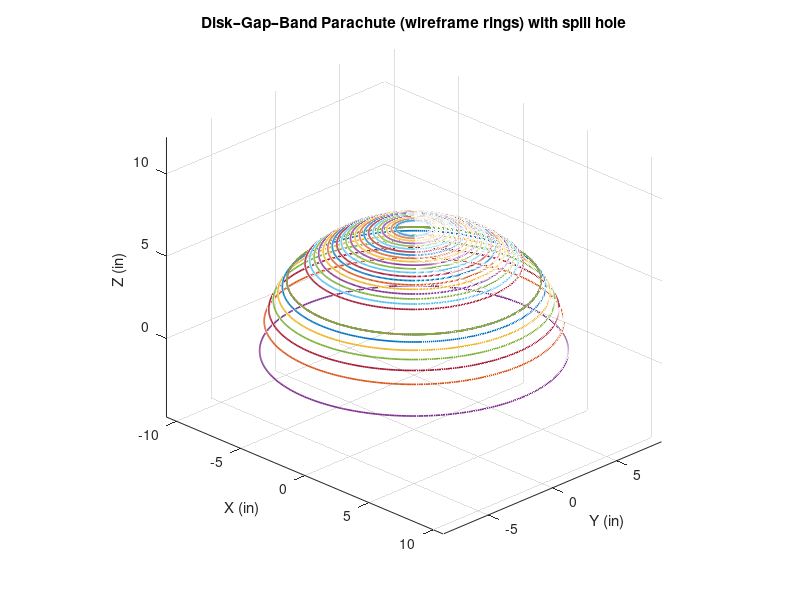
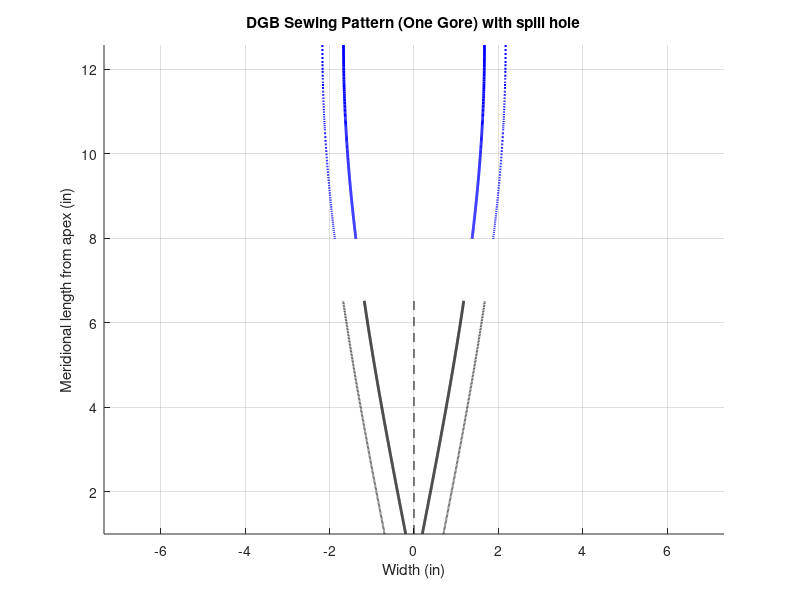

Write the MATLAB code that produced these figures, in order. (Note: this script raises an error after producing the figures.)
%% Disk–Gap–Band (DGB) Parachute Visualization + Sewing Pattern (One Gore)
% Includes a center spill hole (vent).
clear; close all; clc;

%% ===================== USER INPUTS (inches) =====================
Rdisk = 6;     % disk radius
Rgap  = 1;     % gap width (open space)
Rband = 1.5;     % band width (fabric from gap edge to skirt)

Rspill = 1;     % SPILL HOLE radius (in)  <-- set to 0 for no spillhole

numS = 16;      % number of gores / chute sections
seam = 0.5;     % seam allowance (in)

% Plot resolution
dr = 0.25;      % radial step for 3D rings (smaller = smoother)
M  = 1200;      % resolution for sewing pattern unwrapping

%% ===================== BASIC CHECKS =====================
if Rspill < 0
    error("Rspill must be >= 0.");
end
if Rspill >= Rdisk
    error("Rspill must be smaller than Rdisk (spill hole must fit inside the disk).");
end

%% ===================== DERIVED DIMENSIONS =====================
Rtot = Rdisk + Rgap + Rband;   % total radius at skirt
Zmax = Rdisk + Rband;          % height scale (kept from your Script 1 idea)
A    = Rtot;                   % base radius for profile
b    = Zmax;                   % max height for profile

% Canopy profile (similar look to your Script 2 rings):
% z(r) = b * sqrt( 1 - (r/A)^2 ),  r in [0, A]
z_of_r = @(r) b .* sqrt(max(0, 1 - (r./A).^2));

%% ===================== FIGURE 1: 3D DGB WIREFRAME RINGS =====================
figure(1); clf; hold on; grid on;
axis equal; view(45,25);
title("Disk–Gap–Band Parachute (wireframe rings) with spill hole");
xlabel("X (in)"); ylabel("Y (in)"); zlabel("Z (in)");

theta = linspace(0, 2*pi, 400);

for r = 0:dr:A
    z = z_of_r(r);

    % --- SPILLHOLE: skip anything inside the vent radius ---
    if r < Rspill
        continue;
    end

    if r <= Rdisk
        % Disk region: draw ring at radius r
        X = r*cos(theta);
        Y = r*sin(theta);
        plot3(X, Y, z*ones(size(X)), 'LineWidth', 1.2);

    elseif r <= (Rdisk + Rgap)
        % Gap region: skip drawing (open space)
        continue;

    else
        % Band region: draw ring at radius r
        Xo = r*cos(theta);
        Yo = r*sin(theta);
        plot3(Xo, Yo, z*ones(size(Xo)), 'LineWidth', 1.2);

        % Also draw the inner edge of the band (gap boundary) for reference
        rin = (Rdisk + Rgap);
        zi  = z_of_r(rin);
        Xi = rin*cos(theta);
        Yi = rin*sin(theta);
        plot3(Xi, Yi, zi*ones(size(Xi)), 'LineWidth', 1.2);
    end
end

% Draw the spillhole ring explicitly (nice visual)
if Rspill > 0
    zspill = z_of_r(Rspill);
    Xs = Rspill*cos(theta);
    Ys = Rspill*sin(theta);
    plot3(Xs, Ys, zspill*ones(size(Xs)), 'LineWidth', 2.0);
end

%% ===================== FIGURE 2: SEWING PATTERN (ONE GORE) =====================
% Unwrap into meridional distance y and gore half-width x(y).
% Gap means: no fabric between r=Rdisk and r=Rdisk+Rgap.
% Spill hole means: no fabric between r=0 and r=Rspill (disk starts at Rspill).

% Create r grid
r = linspace(0, A, M);
z = z_of_r(r);

% dz/dr numerically
dzdr = gradient(z, r);

% Meridional distance from apex
dsdr = sqrt(1 + dzdr.^2);
y = cumtrapz(r, dsdr);     % y(0)=0 at apex

% Gore half-width
xHalf = (pi/numS) .* r;

% Masks for fabric pieces
maskDisk = (r >= Rspill) & (r <= Rdisk);                 % disk fabric starts at spillhole
maskBand = (r >= (Rdisk + Rgap)) & (r <= Rtot);          % band fabric

% Extract curves
yDisk = y(maskDisk);  xDisk = xHalf(maskDisk);
yBand = y(maskBand);  xBand = xHalf(maskBand);

% Seam allowance (simple x expansion)
xDisk_seam = xDisk + seam;
xBand_seam = xBand + seam;

% Useful y-locations for cut boundaries
ySpill     = interp1(r, y, Rspill, 'linear', 'extrap');
yDiskEnd   = interp1(r, y, Rdisk, 'linear', 'extrap');
yBandStart = interp1(r, y, (Rdisk + Rgap), 'linear', 'extrap');
ySkirt     = y(end);

figure(2); clf; hold on; axis equal; grid on;
title("DGB Sewing Pattern (One Gore) with spill hole");
xlabel("Width (in)"); ylabel("Meridional length from apex (in)");

% ---- Disk gore outline ----
plot( xDisk, yDisk, 'k', 'LineWidth', 2);
plot(-xDisk, yDisk, 'k', 'LineWidth', 2);
plot([0 0], [ySpill yDiskEnd], '--k');   % centerline only across disk fabric region

% seam allowance (dotted)
plot( xDisk_seam, yDisk, ':k', 'LineWidth', 1.5);
plot(-xDisk_seam, yDisk, ':k', 'LineWidth', 1.5);

% ---- Band gore outline ----
plot( xBand, yBand, 'b', 'LineWidth', 2);
plot(-xBand, yBand, 'b', 'LineWidth', 2);
plot( xBand_seam, yBand, ':b', 'LineWidth', 1.5);
plot(-xBand_seam, yBand, ':b', 'LineWidth', 1.5);

% ---- Mark NO-FABRIC regions ----
% Spill hole region marker
yline(ySpill, '--m', 'Spill hole edge / cut');
text(0, ySpill/2, "SPILL HOLE (no fabric)", ...
    'HorizontalAlignment','center', 'Color','m', 'FontWeight','bold');

% Gap region marker
yline(yDiskEnd,   '--r', 'Disk edge / cut');
yline(yBandStart, '--r', 'Band starts / cut');
text(0, (yDiskEnd + yBandStart)/2, "GAP (no fabric)", ...
    'HorizontalAlignment','center', 'Color','r', 'FontWeight','bold');

% Annotation: skirt width for one gore
goreSkirtWidth = 2*(pi/numS)*Rtot;
text(0, ySkirt, sprintf("Skirt width of one gore: %.2f in", goreSkirtWidth), ...
    'HorizontalAlignment','center', 'VerticalAlignment','bottom');

% Limits
xMax = max(xHalf) + 2*seam;
xlim([-xMax, xMax]);
ylim([0, ySkirt*1.05]);

%% ===================== OPTIONAL: EXPORT PATTERN TO PDF =====================
% figure(2);
% set(gcf,'PaperUnits','inches','PaperPosition',[0 0 8.5 11]); % letter
% print('-dpdf','-r300','DGB_gore_pattern_with_spillhole_letter.pdf');
